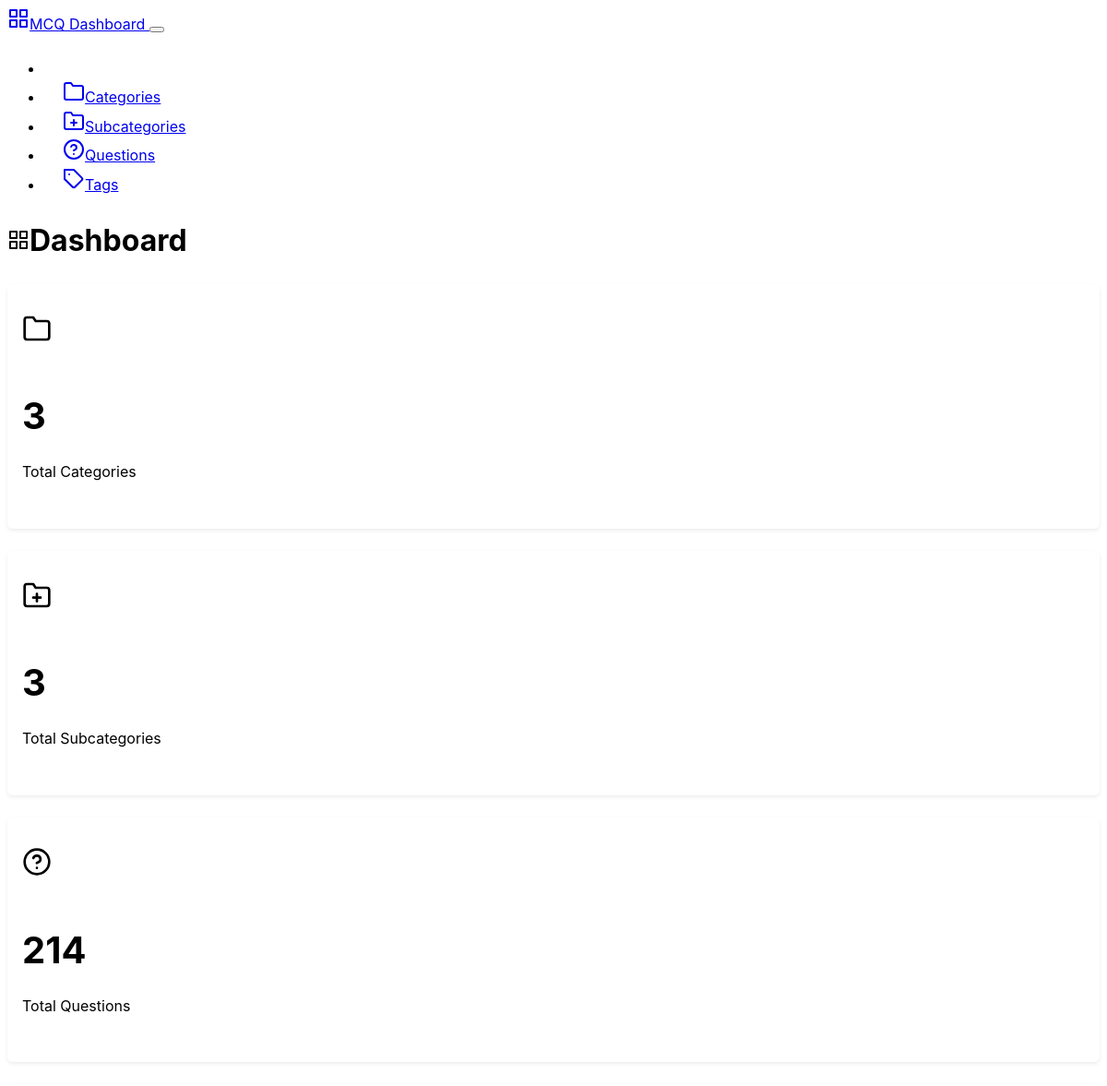
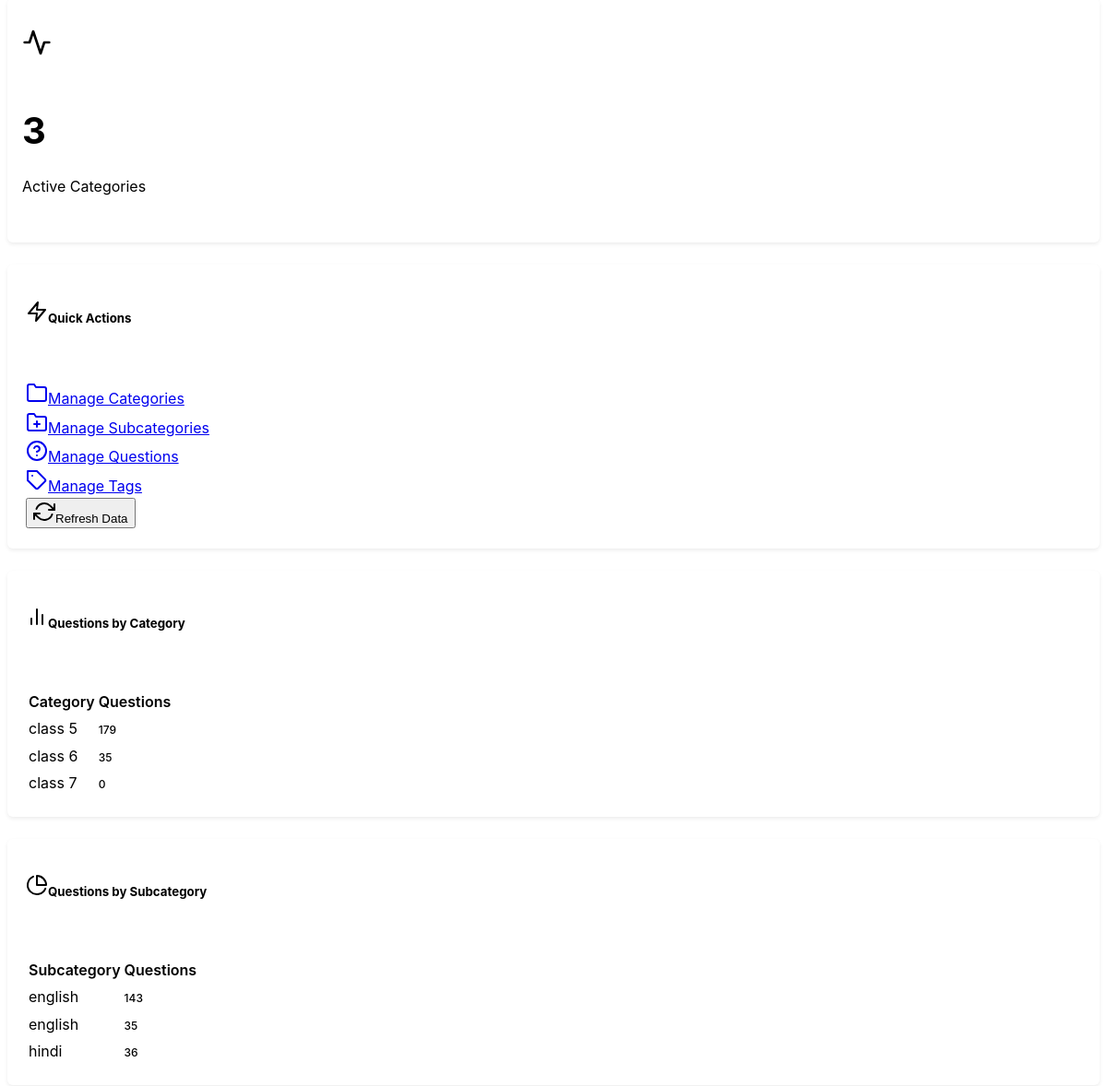
/backend, run on the app's committed database (2 pictures, top to bottom).
### mcqbox/model.py (models this page shows, shortened)
class Category(db.Model):
    id = db.Column(db.Integer, primary_key=True)
    name = db.Column(db.String(50), nullable=False, unique=True)
    description = db.Column(db.String(200), nullable=True)
    created_at = db.Column(db.DateTime, server_default=db.func.now())
    updated_at = db.Column(db.DateTime, server_default=db.func.now(), onupdate=db.func.now())

class Subcategory(db.Model):
    id = db.Column(db.Integer, primary_key=True)
    name = db.Column(db.String(50), nullable=False)
    category_id = db.Column(db.Integer, db.ForeignKey('category.id'), nullable=False)
    category = db.relationship('Category', backref=db.backref('subcategories', lazy=True))
    description = db.Column(db.String(200), nullable=True)
    created_at = db.Column(db.DateTime, server_default=db.func.now())
    updated_at = db.Column(db.DateTime, server_default=db.func.now(), onupdate=db.func.now())

### mcqbox/backend/route.py (the view)
@app.route('/backend')
def dashboard():
    categories = Category.query.count()
    subcategories = Subcategory.query.count()
    questions = Question.query.count()
    category_stats = {}
    subcategory_stats = {}
    category = Category.query.all()
    subcat = Subcategory.query.all()
    for cat in category:
        category_stats[cat.id] = {
            'id': cat.id,
            'name': cat.name,
            'total_subcategories': len(cat.subcategories),
            'count': len(cat.questions)
        }
    for subcategory in subcat:
        subcategory_stats[subcategory.id] = {
            'id': subcategory.id,
            'name': subcategory.name,
            'category_id': subcategory.category_id,
            'count': len(subcategory.questions)
        }
    stats ={
            'total_categories': categories,
            'total_subcategories': subcategories,
            'total_questions': questions,
            'category_stats': list(category_stats.values()),
            'subcategory_stats': list(subcategory_stats.values())
        }
    return render_template('dashboard.html', stats=stats, categories=category)

### mcqbox/frontend/route.py (called while the page is built)
@app.before_request
def enforce_lowercase_url():
    url = request.url
    lowercase_url = url.lower()
    if url != lowercase_url:
        return redirect(lowercase_url, code=301)

### mcqbox/backend/templates/dashboard.html (shortened to what this page needs)
{% extends "base.html" %}
{% block content %}
<div class="row">
    <div class="col-12">
        <div class="d-flex justify-content-between align-items-center mb-4">
            <h1><i data-feather="grid" class="me-2"></i>Dashboard</h1>
        </div>
    </div>
</div>
<div class="row mb-4">
    <div class="col-md-3">
        <div class="card">
            <div class="card-body text-center">
                <i data-feather="folder" class="mb-2" style="width: 2rem; height: 2rem;"></i>
                <h3 class="card-title">{{ stats.total_categories }}</h3>
                <p class="card-text text-muted">Total Categories</p>
            </div>
        </div>
    </div>
    <div class="col-md-3">
        <div class="card">
            <div class="card-body text-center">
                <i data-feather="folder-plus" class="mb-2" style="width: 2rem; height: 2rem;"></i>
                <h3 class="card-title">{{ stats.total_subcategories }}</h3>
                <p class="card-text text-muted">Total Subcategories</p>
            </div>
        </div>
    </div>
    <div class="col-md-3">
        <div class="card">
            <div class="card-body text-center">
                <i data-feather="help-circle" class="mb-2" style="width: 2rem; height: 2rem;"></i>
                <h3 class="card-title">{{ stats.total_questions }}</h3>
                <p class="card-text text-muted">Total Questions</p>
            </div>
        </div>
    </div>
    <div class="col-md-3">
        <div class="card">
            <div class="card-body text-center">
                <i data-feather="activity" class="mb-2" style="width: 2rem; height: 2rem;"></i>
                <h3 class="card-title">{{ stats.category_stats|length }}</h3>
                <p class="card-text text-muted">Active Categories</p>
            </div>
        </div>
    </div>
</div>
<div class="row mb-4">
    <div class="col-12">
        <div class="card">
            <div class="card-header">
                <h5 class="card-title mb-0"><i data-feather="zap" class="me-2"></i>Quick Actions</h5>
            </div>
            <div class="card-body">
                <div class="row">
                    <div class="col-md-3 mb-2">
                        <a href="{{ url_for('categories') }}" class="btn btn-outline-primary w-100">
                            <i data-feather="folder" class="me-2"></i>Manage Categories
                        </a>
                    </div>
                    <div class="col-md-3 mb-2">
                        <a href="{{ url_for('subcategories') }}" class="btn btn-outline-primary w-100">
                            <i data-feather="folder-plus" class="me-2"></i>Manage Subcategories
                        </a>
                    </div>
                    <div class="col-md-3 mb-2">
                        <a href="{{ url_for('questions') }}" class="btn btn-outline-primary w-100">
                            <i data-feather="help-circle" class="me-2"></i>Manage Questions
                        </a>
                    </div>
                    <div class="col-md-3 mb-2">
                        <a href="{{ url_for('tags') }}" class="btn btn-outline-primary w-100">
                            <i data-feather="tag" class="me-2"></i>Manage Tags
                        </a>
                    </div>
                    <div class="col-md-3 mb-2">
                        <button class="btn btn-outline-secondary w-100" onclick="location.reload()">
                            <i data-feather="refresh-cw" class="me-2"></i>Refresh Data
                        </button>
                    </div>
                </div>
            </div>
        </div>
    </div>
</div>
{% if stats.category_stats %}
<div class="row mb-4">
    <div class="col-md-6">
        <div class="card">
            <div class="card-header">
                <h5 class="card-title mb-0"><i data-feather="bar-chart-2" class="me-2"></i>Questions by Category</h5>
            </div>
            <div class="card-body">
                {% if stats.category_stats %}
                    <div class="table-responsive">
                        <table class="table table-sm">
                            <thead>
                                <tr>
                                    <th>Category</th>
                                    <th class="text-end">Questions</th>
                                </tr>
                            </thead>
                            <tbody>
                                {% for category in stats.category_stats %}
                                <tr>
                                    <td>{{ category.name }}</td>
                                    <td class="text-end">
                                        <span class="badge bg-secondary">{{ category.count }}</span>
                                    </td>
                                </tr>
                                {% endfor %}
                            </tbody>
                        </table>
                    </div>
                {% else %}
                    <div class="text-center text-muted py-3">
                        <i data-feather="inbox" class="mb-2" style="width: 2rem; height: 2rem;"></i>
                        <p>No questions created yet</p>
                    </div>
                {% endif %}
            </div>
        </div>
    </div>
    <div class="col-md-6">
        <div class="card">
            <div class="card-header">
                <h5 class="card-title mb-0"><i data-feather="pie-chart" class="me-2"></i>Questions by Subcategory</h5>
            </div>
            <div class="card-body">
                {% if stats.subcategory_stats %}
                    <div class="table-responsive">
                        <table class="table table-sm">
                            <thead>
                                <tr>
                                    <th>Subcategory</th>
                                    <th class="text-end">Questions</th>
                                </tr>
                            </thead>
                            <tbody>
                                {% for subcategory in stats.subcategory_stats[:10] %}
                                <tr>
                                    <td>{{ subcategory.name }}</td>
                                    <td class="text-end">
                                        <span class="badge bg-secondary">{{ subcategory.count }}</span>
                                    </td>
                                </tr>
                                {% endfor %}
                            </tbody>
                        </table>
                    </div>
                {% else %}
                    <div class="text-center text-muted py-3">
                        <i data-feather="inbox" class="mb-2" style="width: 2rem; height: 2rem;"></i>
                        <p>No questions created yet</p>
                    </div>
                {% endif %}
            </div>
        </div>
    </div>
</div>
{% endif %}
{% endblock %}

### mcqbox/backend/templates/base.html (shortened to what this page needs)
<!DOCTYPE html>
<html lang="en" data-bs-theme="dark">
<head>
    <link href="https://cdn.replit.com/agent/bootstrap-agent-dark-theme.min.css" rel="stylesheet">
    <link rel="stylesheet" href="{{ url_for('backend_.static', filename='css/custom.css') }}">
</head>
<body>
    <nav class="navbar navbar-expand-lg navbar-dark bg-dark">
        <div class="container">
            <a class="navbar-brand" href="{{ url_for('dashboard') }}">
                <i data-feather="grid" class="me-2"></i>MCQ Dashboard
            </a>
            <button class="navbar-toggler" type="button" data-bs-toggle="collapse" data-bs-target="#navbarNav">
            </button>
            <div class="collapse navbar-collapse" id="navbarNav">
                <ul class="navbar-nav ms-auto">
                    <li class="nav-item">
                        <a class="nav-link {% if request.endpoint == 'dashboard' %}active{% endif %}"
                           href="{{ url_for('dashboard') }}">
                            <i data-feather="home" class="me-1"></i>Dashboard
                        </a>
                    </li>
                    <li class="nav-item">
                        <a class="nav-link {% if request.endpoint == 'categories' %}active{% endif %}"
                           href="{{ url_for('categories') }}">
                            <i data-feather="folder" class="me-1"></i>Categories
                        </a>
                    </li>
                    <li class="nav-item">
                        <a class="nav-link {% if request.endpoint == 'subcategories' %}active{% endif %}"
                           href="{{ url_for('subcategories') }}">
                            <i data-feather="folder-plus" class="me-1"></i>Subcategories
                        </a>
                    </li>
                    <li class="nav-item">
                        <a class="nav-link {% if request.endpoint == 'questions' %}active{% endif %}"
                           href="{{ url_for('questions') }}">
                            <i data-feather="help-circle" class="me-1"></i>Questions
                        </a>
                    </li>
                    <li class="nav-item">
                        <a class="nav-link {% if request.endpoint == 'tags' %}active{% endif %}"
                           href="{{ url_for('tags') }}">
                            <i data-feather="tag" class="me-1"></i>Tags
                        </a>
                    </li>
                </ul>
            </div>
        </div>
    </nav>
    <div class="container my-4">
        {% block content %}{% endblock %}
    </div>
</body>
</html>

### mcqbox/backend/static/css/custom.css (style rules this page uses)
:root { --sidebar-width: 250px; --header-height: 70px; --border-radius: 0.375rem; --box-shadow: 0 0.125rem 0.25rem rgba(0, 0, 0, 0.075); --box-shadow-lg: 0 0.5rem 1rem rgba(0, 0, 0, 0.15); }
body { font-family: -apple-system, BlinkMacSystemFont, "Segoe UI", Roboto, "Helvetica Neue", Arial, sans-serif; line-height: 1.6; }
.card { border-radius: var(--border-radius); box-shadow: var(--box-shadow); margin-bottom: 1.5rem; }
.card-header { background-color: transparent; border-bottom: 1px solid var(--bs-border-color); padding: 1rem 1.25rem; }
.card-body { padding: 1.25rem; }
.card .card-body.text-center { padding: 2rem 1rem; }
.card .card-body.text-center .card-title { font-size: 2.5rem; font-weight: 700; margin-bottom: 0.5rem; color: var(--bs-primary); }
.table { margin-bottom: 0; }
.table th { border-top: none; font-weight: 600; color: var(--bs-body-color); background-color: var(--bs-secondary-bg); }
.badge { font-size: 0.75rem; font-weight: 500; }
.navbar-nav .nav-link { padding: 0.75rem 1rem; border-radius: var(--border-radius); margin: 0 0.25rem; transition: all 0.15s ease-in-out; }
.navbar-nav .nav-link.active { background-color: var(--bs-primary); color: white !important; }

### data on the page
Category: name "class 5", count "179"
Category: name "class 6", count "35"
Category: name "class 7", count "0"
Subcategory: name "english", count "143"
Subcategory: name "english", count "35"
Subcategory: name "hindi", count "36"

### other printed values
{{ stats.total_categories }} "3"
{{ stats.total_subcategories }} "3"
{{ stats.total_questions }} "214"
{{ stats.category_stats|length }} "3"
